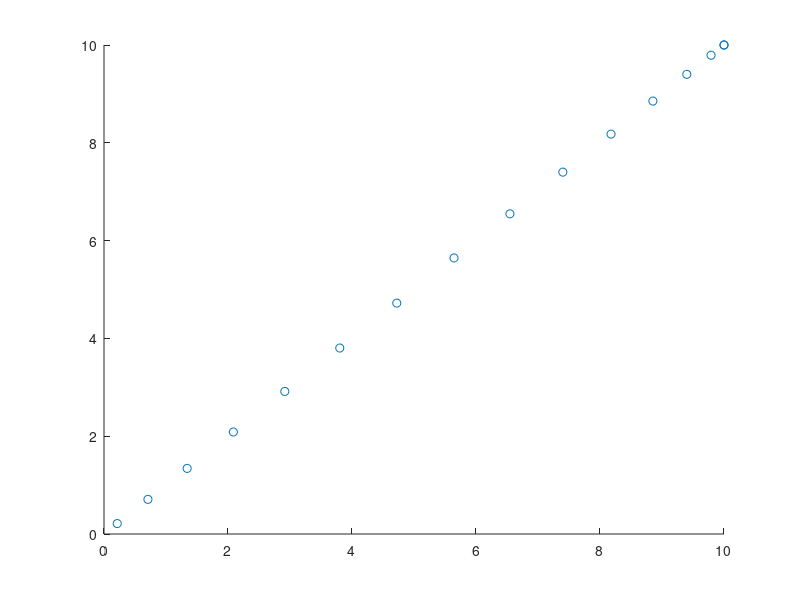

The MATLAB script that drew this image:
%%% 4维，加入速度变量
clear;
N = 15;
dt = 0.5;
A = [1 0 dt 0; 0 1 0 dt; 0 0 1 0; 0 0 0 1];  % 4*4 n*n
B = [0 0; 0 0; dt 0; 0 dt];  % 4*2 n*m
%%
H = eye(4)*1;
Q = eye(4)*0;
R = dt * eye(2);
lambda1 = 1;
lambda2 = 1;
lambda3 = 0;
xN_o = [0; 0; 0; 0];
qn = xN_o' * H;

J1 = lambda1 * H;
J2 = 2 * lambda1 * qn;
J3 = 0;
P = zeros(2,2,N);
G = zeros(2,4,N);
M = zeros(2,N);

x = zeros(4, N + 1);  % 状态
x(:,1) = [10; 10; 0; 0];
u = zeros(2, N);  % 控制输入
mu = zeros(2, N);
sigma2 = zeros(2, N);
delta = zeros(2, N);

for i = 0:N-1  % 倒着求系数
    W = lambda2 * Q + A' * J1 * A;
    Z = J2 * A;
    P(:,:,N-i) = lambda2 * R + B' * J1 * B;
    G(:,:,N-i) = inv(lambda2 * R + B' * J1 * B) * B' * J1' * A;
    M(:,N-i) = 0.5 * inv(lambda2 * R + B' * J1 * B) * B' * J2';
    
    J1 = W + G(:,:,N-i)' * P(:,:,N-i) * G(:,:,N-i) - 2 * A' * J1 * B * G(:,:,N-i);
    J2 = Z + 2 * M(:,N-i)' * (P(:,:,N-i) * G(:,:,N-i) - B' * J1' * A) - J2 * B * G(:,:,N-i);
    J3 = M(:,N-i)' * P(:,:,N-i) * M(:,N-i) - J2 * B * M(:,N-i) + 2 * sqrt(lambda3 * (P(1,1,N-i))) + 2 * sqrt(lambda3 * (P(2,2,N-i))) + J3;
end

for j = 1:N  % 正着求输入和状态
    mu(:,j) = -G(:,:,j) * x(:,j) + M(:,j);
    sigma2(1,j) = sqrt(lambda3 / P(1,1,j));
    sigma2(2,j) = sqrt(lambda3 / P(2,2,j));
    a1 = sqrt(3 * sigma2(1,j));
    a2 = sqrt(3 * sigma2(2,j));
    delta(1,j) = unifrnd(-a1, a1);
    delta(2,j) = unifrnd(-a2, a2);
    u(:,j) = mu(:,j) + delta(:,j);
    x(:,j+1) = A * x(:,j) + B * u(:,j);
end

figure();
scatter(x(1,:),x(2,:));
vel_xy_4d = x(3:4,:)';
save my_vel_4d vel_xy_4d